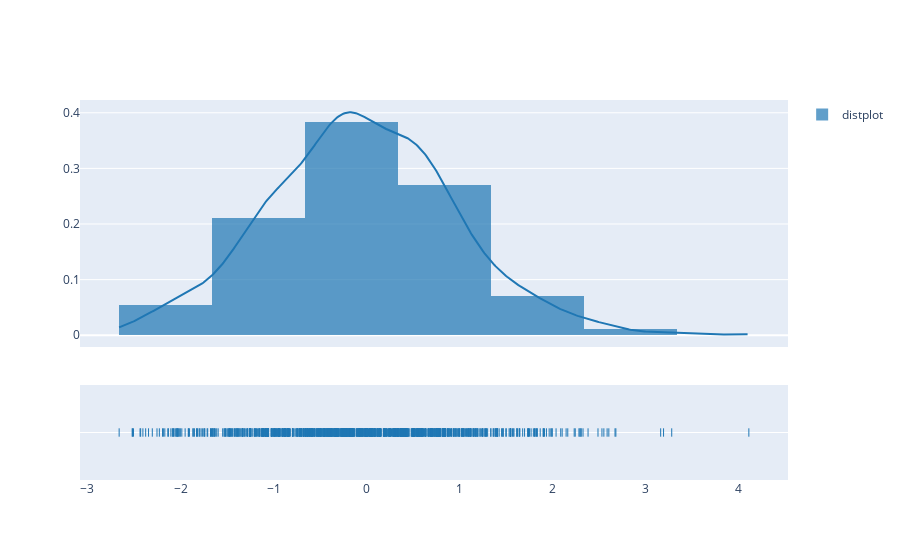

Here is the notebook cell this chart was saved with:
### Markdown cell above
### Can also plot distplot like below

### Code cell
import plotly.figure_factory as ff
import numpy as np
np.random.seed(2)

x = np.random.randn(1000)
hist_data = [x]
group_labels = ['distplot'] # name of the dataset

fig = ff.create_distplot(hist_data, group_labels)
fig.show()

### Figure 1 — Plotly figure (JSON) as saved in the notebook; plotly's stock layout.template omitted (floating-point values rounded to 4 significant figures; data arrays with more than 128 entries replaced by an {"elided": "..."} marker saying what was removed)
{"data": [{"autobinx": false, "histnorm": "probability density", "legendgroup": "distplot", "marker": {"color": "rgb(31, 119, 180)"}, "name": "distplot", "opacity": 0.7, "type": "histogram", "x": {"elided": "1000 float values"}, "xaxis": "x", "xbins": {"end": 4.109, "size": 1, "start": -2.659}, "yaxis": "y"}, {"legendgroup": "distplot", "marker": {"color": "rgb(31, 119, 180)"}, "mode": "lines", "name": "distplot", "showlegend": false, "type": "scatter", "x": {"elided": "500 float values"}, "xaxis": "x", "y": {"elided": "500 float values"}, "yaxis": "y"}, {"legendgroup": "distplot", "marker": {"color": "rgb(31, 119, 180)", "symbol": "line-ns-open"}, "mode": "markers", "name": "distplot", "showlegend": false, "type": "scatter", "x": {"elided": "1000 float values"}, "xaxis": "x", "y": {"elided": "1000 str values"}, "yaxis": "y2"}], "layout": {"barmode": "overlay", "hovermode": "closest", "legend": {"traceorder": "reversed"}, "xaxis": {"anchor": "y2", "domain": [0, 1], "zeroline": false}, "yaxis": {"anchor": "free", "domain": [0.35, 1], "position": 0}, "yaxis2": {"anchor": "x", "domain": [0, 0.25], "dtick": 1, "showticklabels": false}}}
